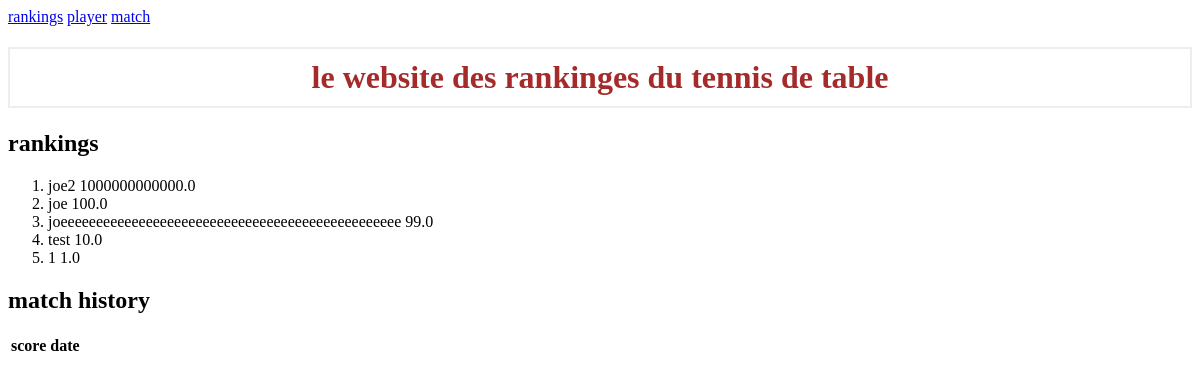
Before: /rankings with the older database file.
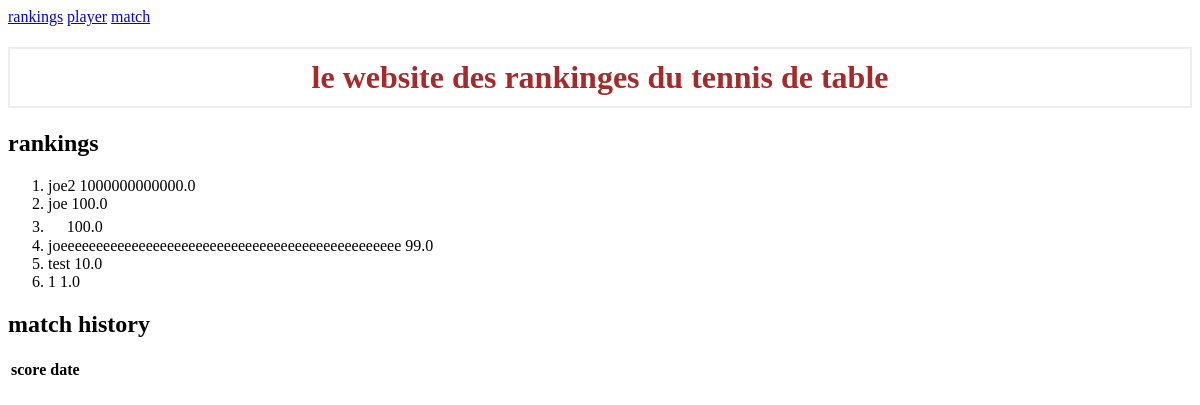
After: the same page with the newer database file.
### tables this page shows
CREATE TABLE players (
    'name' TEXT PRIMARY KEY,
    'elo' REAL NOT NULL
);

### app.py (the view)
@app.route('/rankings')
def rankings():
    con = get_db_connection()
    players = con.execute('SELECT * FROM players ORDER BY elo DESC').fetchall()
    matches = con.execute('SELECT * FROM matches ORDER BY id DESC').fetchall()
    con.close()
    return render_template('rankings.html', players=players, matches=matches)

### app.py (called while the page is built)
def get_db_connection():
    con = sqlite3.connect('database.db')
    con.row_factory = sqlite3.Row
    return con

### templates/rankings.html (shortened to what this page needs)
{% extends 'base.html' %}
{% block content %}
    <h2>rankings</h2>
    <ol>
        {% for player in players %}
            <li>{{ player['name'] }} {{ player['elo'] }}</li>
        {% endfor %}
    </ol>
    <h2>match history</h2>
    <table>
        <tr>
            <th>score</th>
            <th>date</th>
        </tr>
    </table>
{% endblock %}

Changed rows visible on the page:
added players: elo "100.0"
